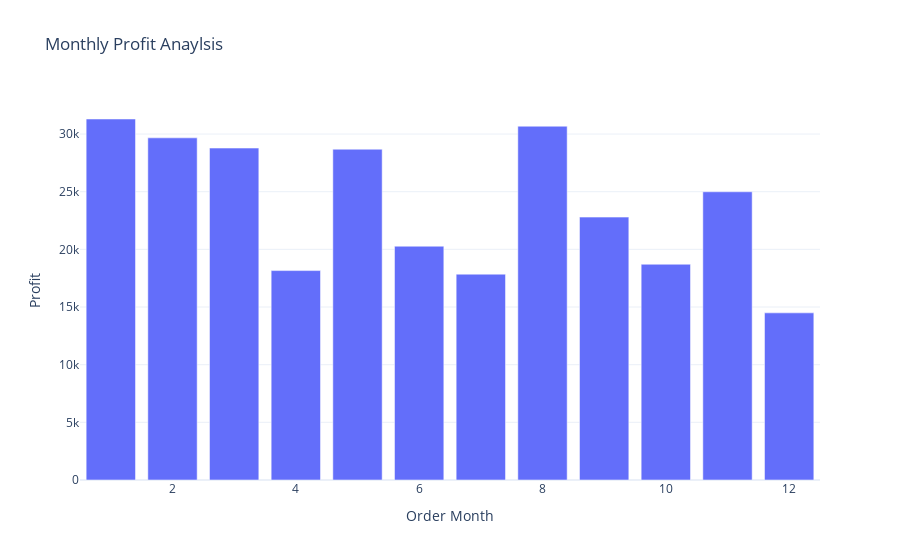

The notebook cell saved with this chart:
### Code cell
fig = px.bar(profit_by_month, x = 'Order Month', y = 'Profit', title = "Monthly Profit Anaylsis")

fig.show()

### Figure 1 — Plotly figure (JSON) as saved in the notebook; plotly's stock layout.template omitted (floating-point values rounded to 4 significant figures)
{"data": [{"alignmentgroup": "True", "hovertemplate": "Order Month=%{x}<br>Profit=%{y}<extra></extra>", "legendgroup": "", "marker": {"color": "#636efa", "pattern": {"shape": ""}}, "name": "", "offsetgroup": "", "orientation": "v", "showlegend": false, "textposition": "auto", "type": "bar", "x": [1, 2, 3, 4, 5, 6, 7, 8, 9, 10, 11, 12], "xaxis": "x", "y": [31300.0, 29670.0, 28780.0, 18160.0, 28680.0, 20270.0, 17850.0, 30680.0, 22800.0, 18710.0, 24990.0, 14490.0], "yaxis": "y"}], "layout": {"autosize": true, "barmode": "relative", "legend": {"tracegroupgap": 0}, "title": {"text": "Monthly Profit Anaylsis"}, "xaxis": {"anchor": "y", "autorange": true, "domain": [0, 1], "range": [0.5, 12.5], "title": {"text": "Order Month"}, "type": "linear"}, "yaxis": {"anchor": "x", "autorange": true, "domain": [0, 1], "range": [0, 32950.0], "title": {"text": "Profit"}, "type": "linear"}}}
